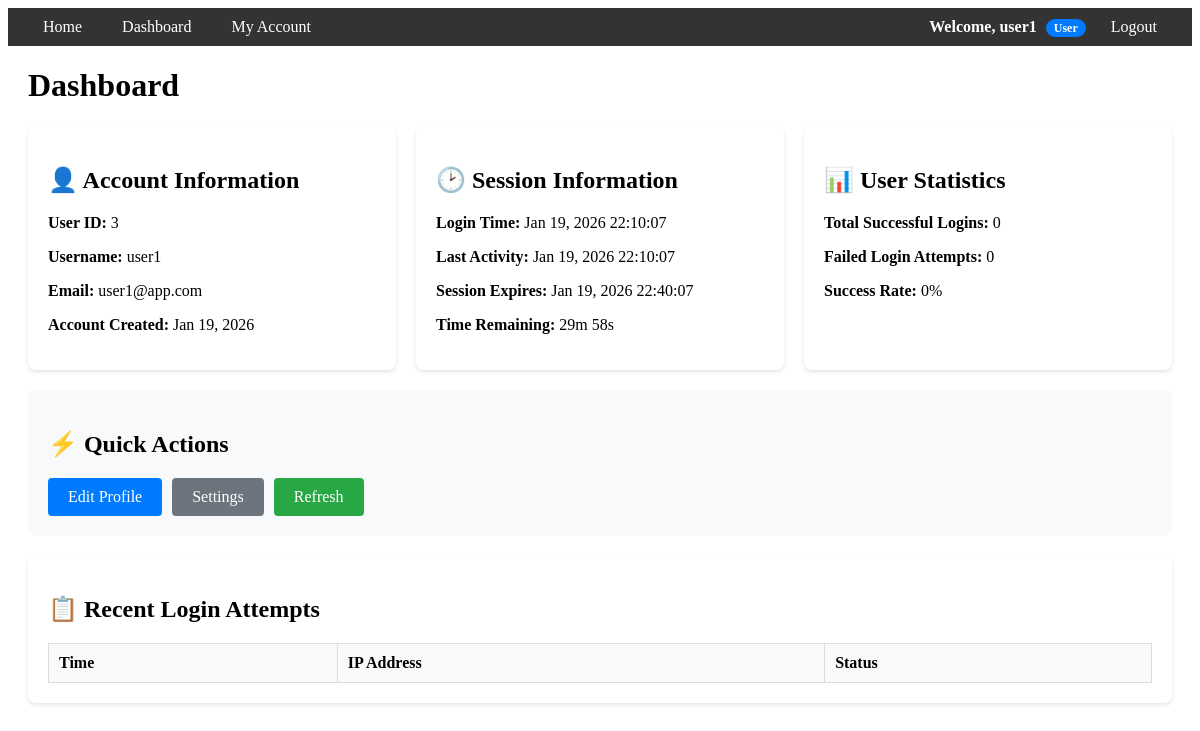
Screenshot of /principal.php (signed in) with the database file from the repository.
### tables this page shows
CREATE TABLE users (
    id INT AUTO_INCREMENT PRIMARY KEY,
    username VARCHAR(50) NOT NULL UNIQUE,
    password VARCHAR(255) NOT NULL,
    email VARCHAR(100),
    role ENUM('user', 'moderator', 'admin') DEFAULT 'user',
    created_at TIMESTAMP DEFAULT CURRENT_TIMESTAMP
);

### principal.php (the view, shortened to what this page needs)
<?php
require_once 'protect.php';
$stmt = $pdo->prepare("SELECT * FROM users WHERE id = ?");
$stmt->execute([$_SESSION['user_id']]);
$current_user = $stmt->fetch();
$stmt = $pdo->prepare("SELECT COUNT(*) as total_logins FROM login_attempts WHERE username = ? AND success = 1");
$stmt->execute([$_SESSION['username']]);
$total_logins = $stmt->fetchColumn();
$stmt = $pdo->prepare("SELECT COUNT(*) as failed_attempts FROM login_attempts WHERE username = ? AND success = 0");
$stmt->execute([$_SESSION['username']]);
$failed_attempts = $stmt->fetchColumn();
?>
<!DOCTYPE html>
<html>
<head>
</head>
<body>
    <?php include 'menu.php'; ?>
    <div style="max-width: 1200px; margin: 0 auto; padding: 0 20px;">
        <h1>Dashboard</h1>
        <div style="display: grid; grid-template-columns: repeat(auto-fit, minmax(300px, 1fr)); gap: 20px; margin: 20px 0;">
            <div style="background: white; padding: 20px; border-radius: 8px; box-shadow: 0 2px 4px rgba(0,0,0,0.1);">
                <h2>👤 Account Information</h2>
                <p><strong>User ID:</strong> <?= $_SESSION['user_id'] ?></p>
                <p><strong>Username:</strong> <?= htmlspecialchars($_SESSION['username']) ?></p>
                <p><strong>Email:</strong> <?= htmlspecialchars($current_user['email']) ?></p>
                <p><strong>Account Created:</strong> <?= date('M j, Y', strtotime($current_user['created_at'])) ?></p>
            </div>
            <div style="background: white; padding: 20px; border-radius: 8px; box-shadow: 0 2px 4px rgba(0,0,0,0.1);">
                <h2>🕑 Session Information</h2>
                <p><strong>Login Time:</strong> <?= date('M j, Y H:i:s', $_SESSION['login_time']) ?></p>
                <p><strong>Last Activity:</strong> <?= date('M j, Y H:i:s', $_SESSION['last_activity']) ?></p>
                <p><strong>Session Expires:</strong> <?= date('M j, Y H:i:s', $_SESSION['login_time'] + 1800) ?></p>
                <p><strong>Time Remaining:</strong> <span id="countdown"></span></p>
            </div>
            <div style="background: white; padding: 20px; border-radius: 8px; box-shadow: 0 2px 4px rgba(0,0,0,0.1);">
                <h2>📊 User Statistics</h2>
                <p><strong>Total Successful Logins:</strong> <?= $total_logins ?></p>
                <p><strong>Failed Login Attempts:</strong> <?= $failed_attempts ?></p>
                <p><strong>Success Rate:</strong> <?= $total_logins > 0 ? round(($total_logins / ($total_logins + $failed_attempts)) * 100, 1) : 0 ?>%</p>
            </div>
        </div>
        <div style="background: #f8f9fa; padding: 20px; border-radius: 8px; margin: 20px 0;">
            <h2>⚡ Quick Actions</h2>
            <div style="display: flex; gap: 10px; flex-wrap: wrap;">
                <a href="profile.php" style="background: #007bff; color: white; padding: 10px 20px; text-decoration: none; border-radius: 4px;">Edit Profile</a>
                <a href="settings.php" style="background: #6c757d; color: white; padding: 10px 20px; text-decoration: none; border-radius: 4px;">Settings</a>
                <a href="#" onclick="location.reload()" style="background: #28a745; color: white; padding: 10px 20px; text-decoration: none; border-radius: 4px;">Refresh</a>
            </div>
        </div>
        <div style="background: white; padding: 20px; border-radius: 8px; box-shadow: 0 2px 4px rgba(0,0,0,0.1); margin: 20px 0;">
            <h2>📋 Recent Login Attempts</h2>
            <div style="overflow-x: auto;">
                <table style="width: 100%; border-collapse: collapse;">
                    <tr style="background: #f8f9fa;">
                        <th style="padding: 10px; text-align: left; border: 1px solid #ddd;">Time</th>
                        <th style="padding: 10px; text-align: left; border: 1px solid #ddd;">IP Address</th>
                        <th style="padding: 10px; text-align: left; border: 1px solid #ddd;">Status</th>
                    </tr>
                </table>
            </div>
        </div>
    </div>
</body>
</html>

### menu.php (shortened to what this page needs)
<?php
$is_logged_in = isset($_SESSION['user_id']);
$username = $is_logged_in ? $_SESSION['username'] : '';
$user_role = '';
if ($is_logged_in) {
    $stmt = $pdo->prepare("SELECT role FROM users WHERE id = ?");
    $stmt->execute([$_SESSION['user_id']]);
    $user_data = $stmt->fetch();
    $user_role = $user_data['role'] ?? 'user';
}
?>
<nav class="menu-bar">
    <ul>
        <div class="menu-left">
            <li><a href="index.php">Home</a></li>
            <?php if ($is_logged_in): ?>
                <li><a href="principal.php">Dashboard</a></li>
                <li><a href="myaccount.php">My Account</a></li>
            <?php endif; ?>
        </div>
        <div class="menu-right">
            <?php if ($is_logged_in): ?>
                <li class="menu-user">
                    Welcome, <?= htmlspecialchars($username) ?>
                    <span class="role-badge <?= $user_role ?>-badge"><?= ucfirst($user_role) ?></span>
                </li>
                <li><a href="exit.php">Logout</a></li>
            <?php else: ?>
                <li><a href="login.php">Login</a></li>
                <li><a href="register.php">Register</a></li>
            <?php endif; ?>
        </div>
    </ul>
</nav>

### menu.php (style rules this page uses)
.menu-bar { background: #333; padding: 10px 0; margin-bottom: 20px; }
.menu-bar ul { list-style: none; margin: 0; padding: 0; display: flex; justify-content: space-between; align-items: center; max-width: 1200px; margin: 0 auto; padding: 0 20px; }
.menu-bar li { display: inline; }
.menu-bar a { color: white; text-decoration: none; padding: 10px 15px; border-radius: 4px; }
.menu-user { color: white; font-weight: bold; }
.menu-left, .menu-right { display: flex; gap: 10px; }
.role-badge { background: #007bff; color: white; padding: 2px 8px; border-radius: 12px; font-size: 12px; margin-left: 5px; }

### rows the page displays
users: role "User", email "user1@app.com", created_at "Jan 19, 2026"

### other values shown
$username "user1"
$_SESSION['user_id'] "3"
$_SESSION['username'] "user1"
date('M j, Y H:i:s', $_SESSION['login_time']) "Jan 19, 2026 22:10:07"
date('M j, Y H:i:s', $_SESSION['last_activity']) "Jan 19, 2026 22:10:07"
date('M j, Y H:i:s', $_SESSION['login_time'] + 1800) "Jan 19, 2026 22:40:07"
$total_logins "0"
$failed_attempts "0"
